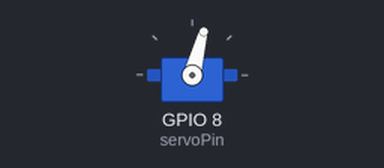
This sketch was run on a simulated ESP32. Shown: servo.

Above: at 0.05 s.
At 3.25 s:
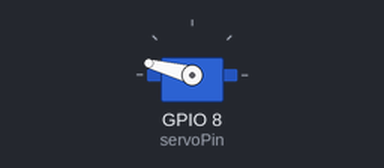
At 6.5 s:
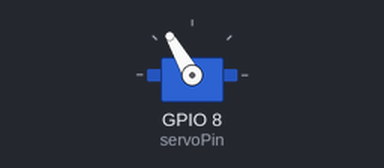
At 13.0 s:
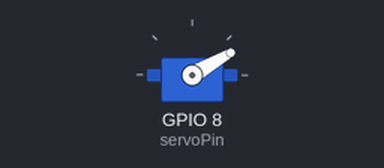
Timing chart, 0 to 17.6 s (numbered marks = the images above):
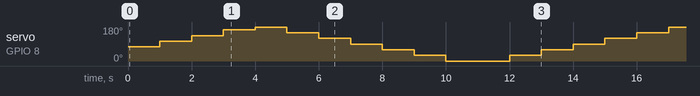

The sketch:

esp32_access_point.ino
```cpp
#include <Servo.h>

int servoPin = 8; // Change to the appropriate pin for your setup
int servoPosition = 45;   // Start at 45 degrees
int servoIncrement = 30;  // The amount to increment or decrement the servo position
int delayTime = 1000;    // The delay between each increment in milliseconds (1 second)
Servo myServo;

void setup()
{
  Serial.begin(9600);
  myServo.attach(servoPin);
}

void loop()
{
  // Increment the servo position by 5 degrees
  servoPosition += servoIncrement;

  // Check if the servo position is within the allowed range (0-180 degrees)
  if (servoPosition < 0) {
    servoPosition = 0;
    servoIncrement = -servoIncrement; // Change direction when reaching the lower limit
  } else if (servoPosition > 180) {
    servoPosition = 180;
    servoIncrement = -servoIncrement; // Change direction when reaching the upper limit
  }

  // Set the servo to the new position
  myServo.write(servoPosition);

  // Delay for the specified time before the next increment
  delay(delayTime);
}
```
